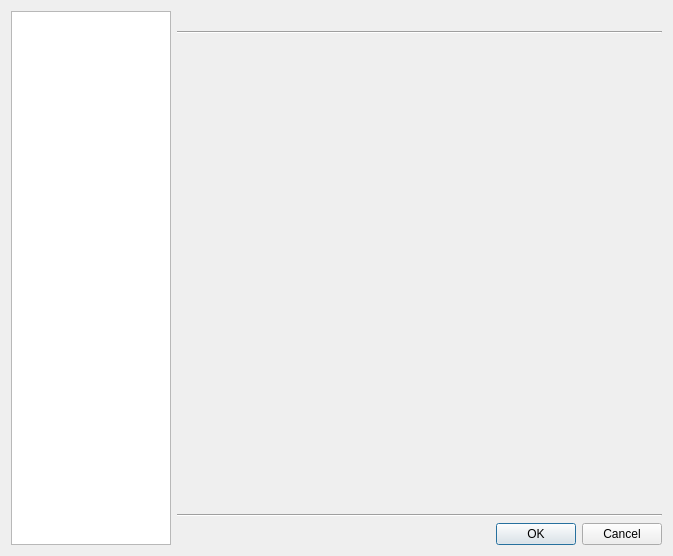
<?xml version="1.0" encoding="UTF-8"?>
<ui version="4.0">
 <class>SettingsDialog</class>
 <widget class="QDialog" name="SettingsDialog">
  <property name="geometry">
   <rect>
    <x>0</x>
    <y>0</y>
    <width>673</width>
    <height>556</height>
   </rect>
  </property>
  <property name="windowTitle">
   <string>Preferences</string>
  </property>
  <property name="windowIcon">
   <iconset resource="../data/data.qrc">
    <normaloff>:/icon.png</normaloff>:/icon.png</iconset>
  </property>
  <layout class="QHBoxLayout" name="horizontalLayout_2">
   <item>
    <widget class="QListWidget" name="list">
     <property name="maximumSize">
      <size>
       <width>160</width>
       <height>16777215</height>
      </size>
     </property>
     <property name="iconSize">
      <size>
       <width>32</width>
       <height>32</height>
      </size>
     </property>
     <property name="movement">
      <enum>QListView::Static</enum>
     </property>
     <property name="spacing">
      <number>2</number>
     </property>
     <property name="viewMode">
      <enum>QListView::ListMode</enum>
     </property>
     <property name="uniformItemSizes">
      <bool>true</bool>
     </property>
     <property name="wordWrap">
      <bool>true</bool>
     </property>
     <property name="selectionRectVisible">
      <bool>true</bool>
     </property>
    </widget>
   </item>
   <item>
    <layout class="QVBoxLayout" name="verticalLayout_3">
     <item>
      <widget class="QLabel" name="title"/>
     </item>
     <item>
      <widget class="Line" name="line_2">
       <property name="orientation">
        <enum>Qt::Horizontal</enum>
       </property>
      </widget>
     </item>
     <item>
      <widget class="QStackedWidget" name="stacked_widget">
       <property name="currentIndex">
        <number>-1</number>
       </property>
      </widget>
     </item>
     <item>
      <widget class="Line" name="line">
       <property name="orientation">
        <enum>Qt::Horizontal</enum>
       </property>
      </widget>
     </item>
     <item>
      <widget class="QDialogButtonBox" name="buttonBox">
       <property name="standardButtons">
        <set>QDialogButtonBox::Cancel|QDialogButtonBox::Ok</set>
       </property>
      </widget>
     </item>
    </layout>
   </item>
  </layout>
 </widget>
 <tabstops>
  <tabstop>list</tabstop>
  <tabstop>buttonBox</tabstop>
 </tabstops>
 <resources>
  <include location="../data/data.qrc"/>
 </resources>
 <connections>
  <connection>
   <sender>list</sender>
   <signal>currentRowChanged(int)</signal>
   <receiver>stacked_widget</receiver>
   <slot>setCurrentIndex(int)</slot>
   <hints>
    <hint type="sourcelabel">
     <x>82</x>
     <y>72</y>
    </hint>
    <hint type="destinationlabel">
     <x>307</x>
     <y>96</y>
    </hint>
   </hints>
  </connection>
  <connection>
   <sender>buttonBox</sender>
   <signal>accepted()</signal>
   <receiver>SettingsDialog</receiver>
   <slot>accept()</slot>
   <hints>
    <hint type="sourcelabel">
     <x>816</x>
     <y>757</y>
    </hint>
    <hint type="destinationlabel">
     <x>521</x>
     <y>545</y>
    </hint>
   </hints>
  </connection>
  <connection>
   <sender>buttonBox</sender>
   <signal>rejected()</signal>
   <receiver>SettingsDialog</receiver>
   <slot>reject()</slot>
   <hints>
    <hint type="sourcelabel">
     <x>816</x>
     <y>757</y>
    </hint>
    <hint type="destinationlabel">
     <x>322</x>
     <y>549</y>
    </hint>
   </hints>
  </connection>
 </connections>
</ui>
